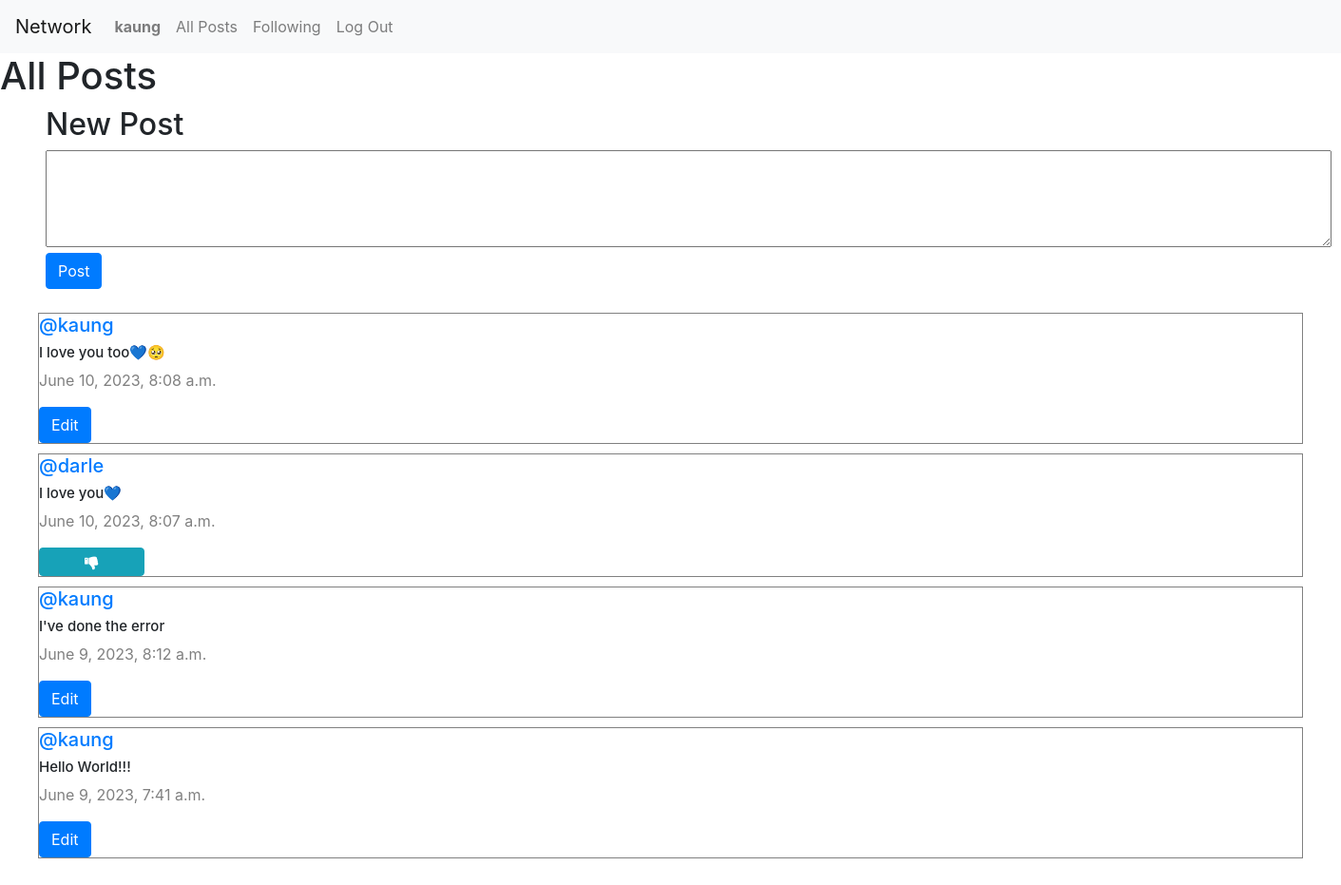
/ (signed in), run on the app's committed database.
### network/models.py (models this page shows, shortened)
class User(AbstractUser):
    pass

class Post(models.Model):
    content = models.CharField(max_length=140)
    user = models.ForeignKey(User, on_delete=models.CASCADE, related_name="author")
    date = models.DateTimeField(auto_now_add=True)

### network/views.py (the view)
# urls.py: path("", views.index, name="index"),
def index(request):
    allPosts = Post.objects.all().order_by("id").reverse();
    paginator = Paginator(allPosts, 10);
    page_number = request.GET.get('page');
    posts_of_the_page = paginator.get_page(page_number)
    allLikes = Like.objects.all()
    whoYouLiked = []
    try:
        for like in allLikes:
            if like.user.id == request.user.id:
                whoYouLiked.append(like.post.id)
    except:
        whoYouLiked = []
    return render(request, "network/index.html", {
        "allPosts": allPosts,
        "posts_of_the_page": posts_of_the_page,
        "whoYouLiked": whoYouLiked
    })

### network/templates/network/index.html (shortened to what this page needs)
{% extends "network/layout.html" %}
{% block body %}
    <h1>All Posts</h1>
    {% if user.is_authenticated %}
        <div class="new-post mx-5">
            <h2>New Post</h2>
            <form action="{% url 'newPost' %}" method="post">
                <textarea name="content" cols="130" rows="4"></textarea>
                <br/>
                <input type="submit" value="Post" class="btn btn-primary">
            </form>
        </div>
    {% endif %}
    <div class="all-posts">
        {% for post in posts_of_the_page %}
            <div class="row post">
                <h5 class="username"><a href="{% url 'profile' user_id=post.user.id %}">@{{ post.user }}</a></h5>
                <h6 class="content" id="content_{{ post.id }}">{{ post.content }}</h6>
                <p class="date">{{ post.date }}</p>
                {% if user.is_authenticated %}
                    {% if user == post.user %}
                        <div class="d-flex justify-content-aroud">
                            <button class="btn btn-primary" data-toggle="modal" data-target="#modal_edit_post_{{ post.id }}">Edit</button>
                        </div>
                        {% else %}
                          {% if post.id in whoYouLiked %}
                          <button class="btn btn-info fa fa-thumbs-down col-1" onclick="likeHandler({{ post.id }}, {{ whoYouLiked }})"  id="{{ post.id }}"></button>
                          {% else %}
                          <button class="btn btn-info fa fa-thumbs-up col-1" onclick="likeHandler({{ post.id }}, {{ whoYouLiked }})" id="{{ post.id }}"></button>
                          {% endif %}
                    {% endif %}
                {% endif %}
            </div>
        {% endfor %}
    </div>
{% endblock %}

### network/templates/network/layout.html (shortened to what this page needs)
{% load static %}
<!DOCTYPE html>
<html lang="en">
    <head>
        <link rel="stylesheet" href="https://stackpath.bootstrapcdn.com/bootstrap/4.4.1/css/bootstrap.min.css">
        <link href="{% static 'network/style.css' %}" rel="stylesheet">
        <link rel="stylesheet" href="https://cdnjs.cloudflare.com/ajax/libs/font-awesome/4.7.0/css/font-awesome.min.css">
    </head>
    <body>
        <nav class="navbar navbar-expand-lg navbar-light bg-light">
            <a class="navbar-brand" href="{% url 'index' %}">Network</a>
            <div>
              <ul class="navbar-nav mr-auto">
                {% if user.is_authenticated %}
                    <li class="nav-item">
                        <a class="nav-link" href="{% url 'profile' user_id=user.id %}"><strong>{{ user.username }}</strong></a>
                    </li>
                {% endif %}
                <li class="nav-item">
                  <a class="nav-link" href="{% url 'index' %}">All Posts</a>
                </li>
                {% if user.is_authenticated %}
                    <li class="nav-item">
                        <a class="nav-link" href="{% url 'following' %}">Following</a>
                    </li>
                    <li class="nav-item">
                        <a class="nav-link" href="{% url 'logout' %}">Log Out</a>
                    </li>
                {% endif %}
              </ul>
            </div>
          </nav>
        <div class="body">
            {% block body %}
            {% endblock %}
        </div>
    </body>
</html>

### network/static/network/style.css (style rules this page uses)
.new-post { display: flex; flex-direction: column; justify-content: flex-start; align-items: flex-start; }
.all-posts { display: flex; justify-content: flex-start; flex-direction: column; margin: 20px; }
.post { border: 0.1px solid gray; display: flex; flex-direction: column; justify-content: center; box-sizing: border-box; margin: 5px 20px; }
.content { font-size: 15px; }
.username { font-size: 20px; }
.date { color: gray; font: 15px; }

### data on the page
User: username "kaung"
Post: user "kaung", content "I love you too💙🥺", date "June 10, 2023, 8:08 a.m."
Post: user "darle", content "I love you💙", date "June 10, 2023, 8:07 a.m."
Post: user "kaung", content "I've done the error", date "June 9, 2023, 8:12 a.m."
Post: user "kaung", content "Hello World!!!", date "June 9, 2023, 7:41 a.m."
